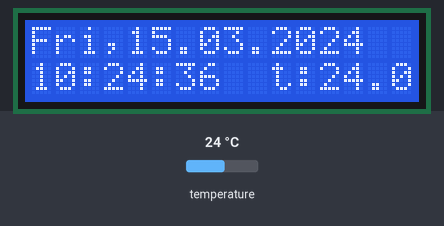
The sketch below on a simulated Arduino Uno, built with avr-gcc and run on an emulated ATmega328P. Shown: 16×2 character LCD. Inputs (shaded band) come from the test bench; at power-on: temperature 24 °C. The local clock reads 2024-03-15 10:24:30 at power-on unless the sketch sets it; what the sketch prints to the serial monitor is not drawn.

Above: at 6.2 s.
6.3 s: temperature set to 12 °C
At 7.7 s:
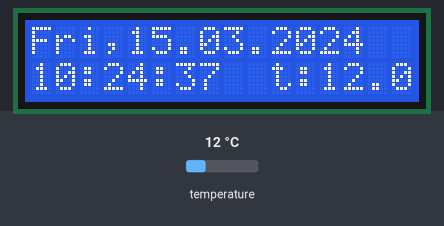
9.3 s: temperature set to 19 °C
At 10.1 s:
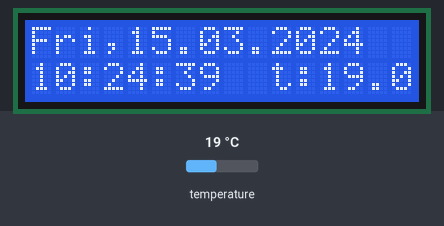
11.8 s: temperature set to 28 °C
At 13.2 s:
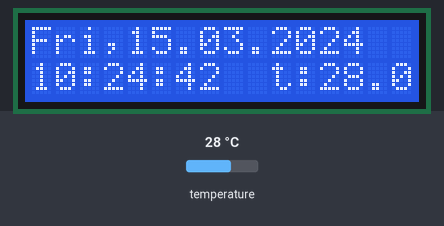
Timing chart, 0 to 14.8 s (numbered marks = the images above; inputs shaded):
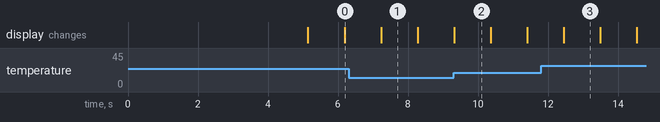

The sketch:

code.ino
```cpp
#include <Wire.h>
#include <LiquidCrystal_I2C.h>
#include <DS3231.h> //memasukan library DS3231

DS3231  rtc(SDA, SCL); //prosedur pembacaan I2C
LiquidCrystal_I2C lcd(0x27, 16, 2);


void setup()
{
//set komunikasi baut di serial monitor pada kecepatan 115200
Serial.begin(115200);
//menuliskan data di serial monitor
Serial.println("Trial LCD + DS3231");

//prosedur pembacaan RTC DS3231
rtc.begin();

//Inisialisasi LCD berukuran 16 kolom dan 2 baris
lcd.begin();
//menyalakan backlight LCD, jika mematikan dapat diisi dengan nilai "0"
lcd.backlight();

  //setting pertama download program
  // rtc.setDate(29, 9, 2024);   //mensetting tanggal 07 april 2018
  // rtc.setTime(18, 34, 50);     //menset jam 22:00:00
  // rtc.setDOW(7);     //menset hari "Sabtu"

lcd.setCursor(0,0);
lcd.print("nyebarilmu.com"); //pada baris pertama dituliskan nyebarilmu.com

lcd.setCursor(0,1);
lcd.print("  LCD + DS3231  "); //pada baris kedua dituliskan LCD + DS3231

delay(5000); //Waktu jeda
lcd.clear();
}

void loop()
{
Serial.print(rtc.getDOWStr(1));
Serial.print(" ");

Serial.print(rtc.getDateStr());
Serial.print(" -- ");

Serial.println(rtc.getTimeStr());
Serial.print(" -- ");

Serial.println(rtc.getTemp());

lcd.setCursor(0,0);
lcd.print(rtc.getDOWStr(1)); //prosedur pemanggilan hari
lcd.setCursor(3,0);
lcd.print(",");

lcd.setCursor(4,0);
lcd.print(rtc.getDateStr()); //prosedur pemanggilan tanggal

lcd.setCursor(0,1);
lcd.print(rtc.getTimeStr()); //prosedur pemanggilan waktu

lcd.setCursor(10,1);
lcd.print("t:");

lcd.setCursor(12,1);
lcd.print(rtc.getTemp()); //prosedur pemanggilan suhu

delay (1000);
}
```

Measured:
- what the display in image 1 shows lasts 1.1 s, from 7.2 s to 8.3 s
